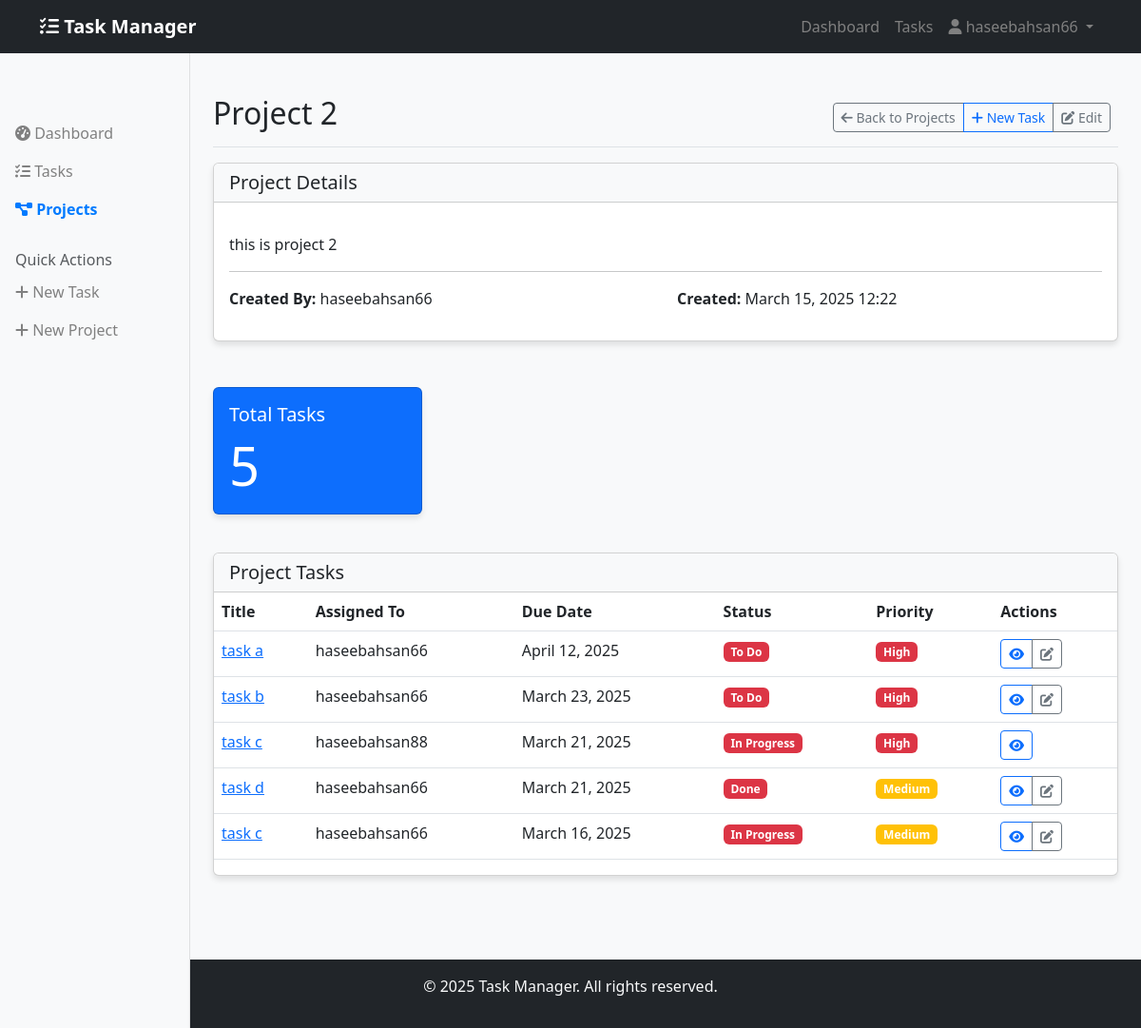
Page /tasks/project/4/ (signed in) on the committed database.
### users/models.py (models this page shows, shortened)
class User(AbstractUser):
    is_admin = models.BooleanField(default=False)
    groups = models.ManyToManyField(
        'auth.Group',
        verbose_name='groups',
        blank=True,
        related_name='custom_user_set',
        help_text='The groups this user belongs to.'
    )
    user_permissions = models.ManyToManyField(
        'auth.Permission',
        verbose_name='user permissions',
        blank=True,
        related_name='custom_user_permissions',
        help_text='Specific permissions for this user.'
    )

### tasks/models.py (models this page shows, shortened)
class Project(models.Model):
    name = models.CharField(max_length=100)
    description = models.TextField(blank=True)
    created_at = models.DateTimeField(auto_now_add=True)
    created_by = models.ForeignKey(settings.AUTH_USER_MODEL, on_delete=models.CASCADE, related_name='projects')

class Task(models.Model):
    PRIORITY_CHOICES = [
        ('low', 'Low'),
        ('medium', 'Medium'),
        ('high', 'High'),
    ]
    STATUS_CHOICES = [
        ('todo', 'To Do'),
        ('in_progress', 'In Progress'),
        ('review', 'Review'),
        ('done', 'Done'),
        ('get_priority', 'Priority'),
    ]
    title = models.CharField(max_length=200)
    description = models.TextField(blank=True)
    created_at = models.DateTimeField(auto_now_add=True)
    updated_at = models.DateTimeField(auto_now=True)
    due_date = models.DateField()
    priority = models.CharField(max_length=10, choices=PRIORITY_CHOICES, default='medium')
    status = models.CharField(max_length=20, choices=STATUS_CHOICES, default='todo')
    project = models.ForeignKey(Project, on_delete=models.CASCADE, related_name='tasks')
    assigned_to = models.ForeignKey(settings.AUTH_USER_MODEL, on_delete=models.CASCADE, related_name='assigned_tasks')
    created_by = models.ForeignKey(settings.AUTH_USER_MODEL, on_delete=models.CASCADE, related_name='created_tasks')

### tasks/views.py (the view)
# urls.py: path('project/<int:pk>/', ProjectDetailView.as_view(), name='project-detail'),
class ProjectDetailView(LoginRequiredMixin, DetailView):
    model = Project
    def get_context_data(self, **kwargs):
        context = super().get_context_data(**kwargs)
        context['tasks'] = Task.objects.filter(project=self.object)
        return context

### templates/tasks/project_detail.html (shortened to what this page needs)
{% extends "base.html" %}
{% block projects_active %}active{% endblock %}
{% block content %}
<div class="d-flex justify-content-between flex-wrap flex-md-nowrap align-items-center pt-3 pb-2 mb-3 border-bottom">
    <h1 class="h2">{{ project.name }}</h1>
    <div class="btn-toolbar mb-2 mb-md-0">
        <div class="btn-group me-2">
            <a href="{% url 'project-list' %}" class="btn btn-sm btn-outline-secondary">
                <i class="fas fa-arrow-left"></i> Back to Projects
            </a>
            <a href="{% url 'task-create' %}" class="btn btn-sm btn-outline-primary">
                <i class="fas fa-plus"></i> New Task
            </a>
            {% if user.is_superuser or user == project.created_by %}
                <a href="{% url 'project-update' project.id %}" class="btn btn-sm btn-outline-secondary">
                    <i class="fas fa-edit"></i> Edit
                </a>
            {% endif %}
        </div>
    </div>
</div>
<div class="row mb-4">
    <div class="col-md-12">
        <div class="card">
            <div class="card-header bg-light">
                <h5 class="mb-0">Project Details</h5>
            </div>
            <div class="card-body">
                <p>{{ project.description|linebreaks }}</p>
                <hr>
                <div class="row">
                    <div class="col-md-6">
                        <p><strong>Created By:</strong> {{ project.created_by.username }}</p>
                    </div>
                    <div class="col-md-6">
                        <p><strong>Created:</strong> {{ project.created_at|date:"F d, Y H:i" }}</p>
                    </div>
                </div>
            </div>
        </div>
    </div>
</div>
<div class="row mb-4">
    <div class="col-md-3">
        <div class="card text-white bg-primary mb-3">
            <div class="card-body">
                <h5 class="card-title">Total Tasks</h5>
                <p class="card-text display-4">{{ tasks.count }}</p>
            </div>
        </div>
    </div>
</div>
<div class="row">
    <div class="col-md-12">
        <div class="card">
            <div class="card-header bg-light">
                <h5 class="mb-0">Project Tasks</h5>
            </div>
            <div class="card-body p-0">
                <div class="table-responsive">
                    <table class="table table-hover">
                        <thead>
                            <tr>
                                <th>Title</th>
                                <th>Assigned To</th>
                                <th>Due Date</th>
                                <th>Status</th>
                                <th>Priority</th>
                                <th>Actions</th>
                            </tr>
                        </thead>
                        <tbody>
                            {% for task in tasks %}
                                <tr class="task-status-{{ task.status }}">
                                    <td>
                                        <a href="{% url 'task-detail' task.id %}">{{ task.title }}</a>
                                    </td>
                                    <td>{{ task.assigned_to.username }}</td>
                                    <td>{{ task.due_date }}</td>
                                    <td>
                                        <span class="badge bg-{{ task.status|yesno:'danger,success,warning,info' }}">
                                            {{ task.get_status_display }}
                                        </span>
                                    </td>
                                    <td>
                                        <span class="badge {% if task.priority == 'high' %}bg-danger{% elif task.priority == 'medium' %}bg-warning{% else %}bg-success{% endif %}">
                                            {{ task.get_priority_display }}
                                        </span>
                                    </td>
                                    <td>
                                        <div class="btn-group" role="group">
                                            <a href="{% url 'task-detail' task.id %}" class="btn btn-sm btn-outline-primary">
                                                <i class="fas fa-eye"></i>
                                            </a>
                                            {% if user.is_superuser or user == task.created_by %}
                                                <a href="{% url 'task-update' task.id %}" class="btn btn-sm btn-outline-secondary">
                                                    <i class="fas fa-edit"></i>
                                                </a>
                                            {% endif %}
                                        </div>
                                    </td>
                                </tr>
                            {% empty %}
                                <tr>
                                    <td colspan="6" class="text-center">No tasks found for this project.</td>
                                </tr>
                            {% endfor %}
                        </tbody>
                    </table>
                </div>
            </div>
        </div>
    </div>
</div>
{% endblock %}

### templates/base.html (shortened to what this page needs)
<!DOCTYPE html>
<html lang="en">
<head>
    <link href="https://cdn.jsdelivr.net/npm/bootstrap@5.3.0/dist/css/bootstrap.min.css" rel="stylesheet">
    <link rel="stylesheet" href="https://cdnjs.cloudflare.com/ajax/libs/font-awesome/6.4.0/css/all.min.css">
</head>
<body>
    <nav class="navbar navbar-expand-lg navbar-dark bg-dark fixed-top">
        <div class="container">
            <a class="navbar-brand" href="{% url 'dashboard' %}">
                <i class="fas fa-tasks"></i> Task Manager
            </a>
            <div class="collapse navbar-collapse" id="navbarNav">
                <ul class="navbar-nav ms-auto">
                    {% if user.is_authenticated %}
                        <li class="nav-item">
                            <a class="nav-link" href="{% url 'dashboard' %}">Dashboard</a>
                        </li>
                        <li class="nav-item">
                            <a class="nav-link" href="{% url 'task-list' %}">Tasks</a>
                        </li>
                        <li class="nav-item dropdown">
                            <a class="nav-link dropdown-toggle" href="#" id="userDropdown" role="button"
                               data-bs-toggle="dropdown" aria-expanded="false">
                                <i class="fas fa-user"></i> {{ user.username }}
                            </a>
                        </li>
                    {% endif %}
                </ul>
            </div>
        </div>
    </nav>
    <div class="container-fluid">
        <div class="row">
            {% if user.is_authenticated %}
                <nav id="sidebarMenu" class="col-md-3 col-lg-2 d-md-block sidebar collapse">
                    <div class="sidebar-sticky pt-3">
                        <ul class="nav flex-column">
                            <li class="nav-item">
                                <a class="nav-link {% block dashboard_active %}{% endblock %}" href="{% url 'dashboard' %}">
                                    <i class="fas fa-tachometer-alt"></i> Dashboard
                                </a>
                            </li>
                            <li class="nav-item">
                                <a class="nav-link {% block tasks_active %}{% endblock %}" href="{% url 'task-list' %}">
                                    <i class="fas fa-tasks"></i> Tasks
                                </a>
                            </li>
                            <li class="nav-item">
                                <a class="nav-link {% block projects_active %}{% endblock %}" href="{% url 'project-list' %}">
                                    <i class="fas fa-project-diagram"></i> Projects
                                </a>
                            </li>
                        </ul>
                        <h6 class="sidebar-heading d-flex justify-content-between align-items-center px-3 mt-4 mb-1 text-muted">
                            <span>Quick Actions</span>
                        </h6>
                        <ul class="nav flex-column mb-2">
                            <li class="nav-item">
                                <a class="nav-link" href="{% url 'task-create' %}">
                                    <i class="fas fa-plus"></i> New Task
                                </a>
                            </li>
                            <li class="nav-item">
                                <a class="nav-link" href="{% url 'project-create' %}">
                                    <i class="fas fa-plus"></i> New Project
                                </a>
                            </li>
                        </ul>
                    </div>
                </nav>
            {% endif %}
            <main role="main" class="{% if user.is_authenticated %}col-md-9 ms-sm-auto col-lg-10 px-md-4{% else %}col-12{% endif %}">
                <div class="mt-4">
                    {% block content %}{% endblock %}
                </div>
            </main>
        </div>
    </div>
    <footer class="bg-dark text-light mt-5 py-3">
        <div class="container text-center">
            <p>&copy; {% now "Y" %} Task Manager. All rights reserved.</p>
        </div>
    </footer>
</body>
</html>

### templates/base.html (style rules this page uses)
body { padding-top: 60px; background-color: #f8f9fa; }
.navbar-brand { font-weight: bold; }
.card { box-shadow: 0 4px 6px rgba(0, 0, 0, 0.1); margin-bottom: 1.5rem; }
.task-status-todo { background-color: #f8f9fa; }
.task-status-in_progress { background-color: #e8f4fd; }
.task-status-done { background-color: #d4edda; }
.sidebar { position: fixed; top: 56px; bottom: 0; left: 0; z-index: 100; padding: 48px 0 0; box-shadow: inset -1px 0 0 rgba(0, 0, 0, .1); background-color: #f8f9fa; }
.sidebar-sticky { position: relative; top: 0; height: calc(100vh - 48px); padding-top: .5rem; overflow-x: hidden; overflow-y: auto; }
.nav-link { color: grey; }
.nav-link.active { font-weight: bold; color: #007bff; }
.mt-5 { margin-top: 4rem !important; }

### rows in the picture
User: username "haseebahsan66"
Project: name "Project 2", description "this is project 2", created_by.username "haseebahsan66", created_at "March 15, 2025 12:22"
Task: title "task a", assigned_to.username "haseebahsan66", due_date "April 12, 2025", status "To Do", priority "High"
Task: title "task b", assigned_to.username "haseebahsan66", due_date "March 23, 2025", status "To Do", priority "High"
Task: title "task c", assigned_to.username "haseebahsan88", due_date "March 21, 2025", status "In Progress", priority "High"
Task: title "task d", assigned_to.username "haseebahsan66", due_date "March 21, 2025", status "Done", priority "Medium"
Task: title "task c", assigned_to.username "haseebahsan66", due_date "March 16, 2025", status "In Progress", priority "Medium"

### other values in the picture
{{ tasks.count }} "5"
